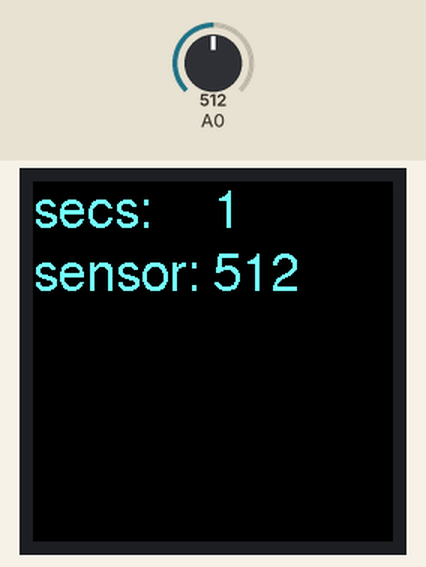
This sketch was run on a simulated Arduino Uno, built with avr-gcc and run on an emulated ATmega328P. On the bench: 240×240 colour display. Inputs (shaded band) come from the test bench; at power-on: A0 = 512. What the sketch prints to the serial monitor is not drawn.

Above: at 1.4 s.
1.5 s: A0 set to 716
At 2.9 s:
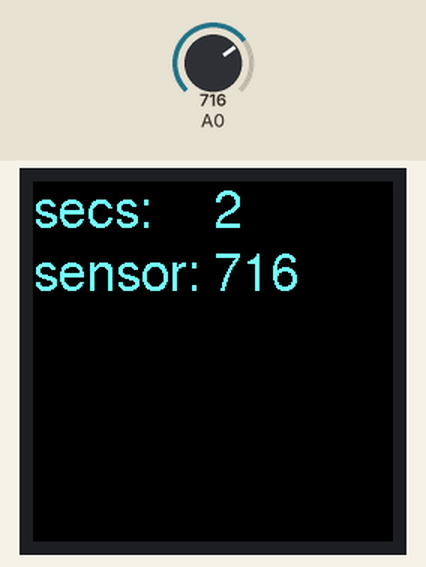
3.5 s: A0 set to 900
At 4.5 s:
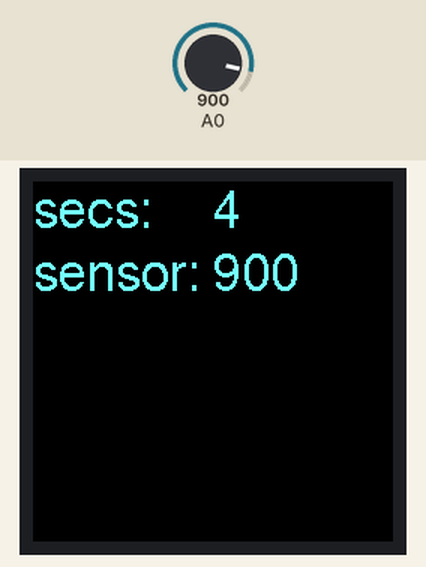
5.5 s: A0 set to 1023
At 8.6 s:
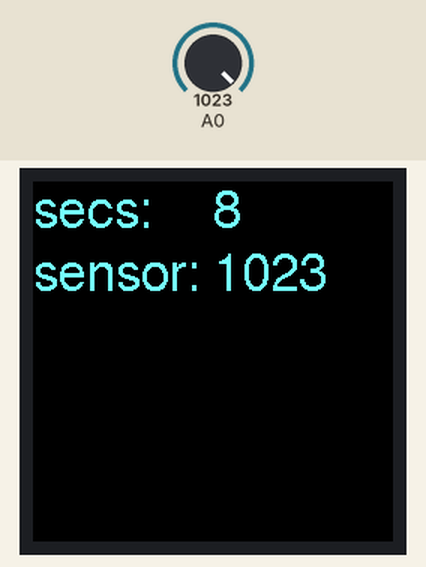
Timing chart, 0 to 10.1 s (numbered marks = the images above; inputs shaded):
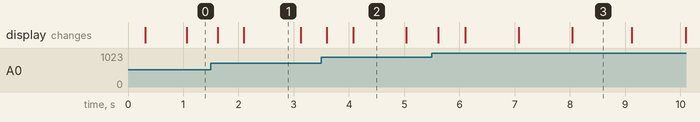

Measured:
- what the display in image 1 shows lasts 1.0 s, from 2.1 s to 3.1 s

The sketch:

week2-tft.ino
```cpp
/*
  Text example for ST7789 TFT display with Adafruit's Adafruit_ST7789
  and GFX libraries.
  Shows how to use a canvas from the Adafruit_GFX library
  to update part of a display, avoiding the flicker of a full
  screen update
  This example reads the millis() and an analog sensor and displays both.
  It draws the labels in the setup() and updates the canvas with the
  actual values in the loop().
  Uses the following libraries:
  http://librarymanager/All#Adafruit_GFX
  http://librarymanager/All#Adafruit_ST7789
    and fonts from the GFX library.
   Circuit:
   - TFT display connected to SPI pins, and connected to
   the pins listed below.
   - Screen SDI <-> microcontroller SPI SDO
   - Screen SCK <-> microcontroller SPI SCK
   - Screen CS <-> microcontroller SPI CS
   - Screen D/C <-> microcontroller digital output pin
   - Screen Reset <-> microcontroller TFT_RST output pin
  Your pin numbers may vary depending on your display. See
   the Adafruit ST7735/7789 library examples for different initializers.
  created 20 Jan 2021
  modified 11 Feb 2021
  by Tom Igoe
*/

// include libraries and fonts:
#include <Adafruit_GFX.h>
#include <Adafruit_ST7789.h>
// see https://learn.adafruit.com/adafruit-gfx-graphics-library/using-fonts
// for a list of fonts available in the GFX lib
// or custom fonts from http://oleddisplay.squix.ch/#/home
#include<Fonts/FreeSans18pt7b.h>

// TFT control pins:
// for any display that doesn't have a given pin, set that
// pin to -1. For example, the MakerFocus 1.3" ST7789 screen has
// no CS pin. In that case, set TFT_CS to -1.
const int TFT_CS =  -1;
const int TFT_RST = 9;
const int TFT_DC = 8;

// change these to match your display's resolution:
const int TFT_WIDTH = 240;
const int TFT_HEIGHT = 240;

Adafruit_ST7789 display = Adafruit_ST7789(TFT_CS, TFT_DC, TFT_RST);

// set an offscreen buffer for things you want to update frequently.
// Size it to the max area you need for the thing to be updated:
GFXcanvas1 canvas(80, 80);

int fontColor = 0x6677FF;  // light blue
int bgColor = 0x0;         // black
void setup() {
  // initialize serial and wait 3 secs for serial monitor to open:
  Serial.begin(9600);
  if (!Serial) delay(3000);
//  display.init(TFT_WIDTH, TFT_HEIGHT);
  // For the MakerFocus 1.3" module with no CS pin,
  // you need to change the SPI mode:
    display.init(TFT_WIDTH, TFT_HEIGHT, SPI_MODE3);
  // set screen rotation (0-3):
  // might need to change depending on which display you use:
  display.setRotation(2);
  Serial.println("Display is good to go");

  // set fonts for both display and canvas:
  display.setFont(&FreeSans18pt7b);
  canvas.setFont(&FreeSans18pt7b);

  // clear the display:
  display.fillScreen(bgColor);
  // set the text color to teal:
  display.setTextColor(fontColor);

  display.setCursor(0, 30);

  display.println("secs:");
  display.println("sensor:");
}


void loop() {
  // read the sensor:
  int sensorReading = analogRead(A0);
  // clear the canvas with a rect in the background color:
  canvas.fillRect(0, 0, canvas.width(), canvas.height(), bgColor);
  // move the cursor to 0,30 (because fonts measure from their baseline):
  canvas.setCursor(0, 30);
  // print the seconds:
  canvas.println(millis() / 1000);
  // print a sensor reading:
  canvas.print(sensorReading);
  // update the display with the canvas:
  display.drawBitmap(120, 0, canvas.getBuffer(),
                     canvas.width(), canvas.height(),
                     fontColor, bgColor);
}
```
